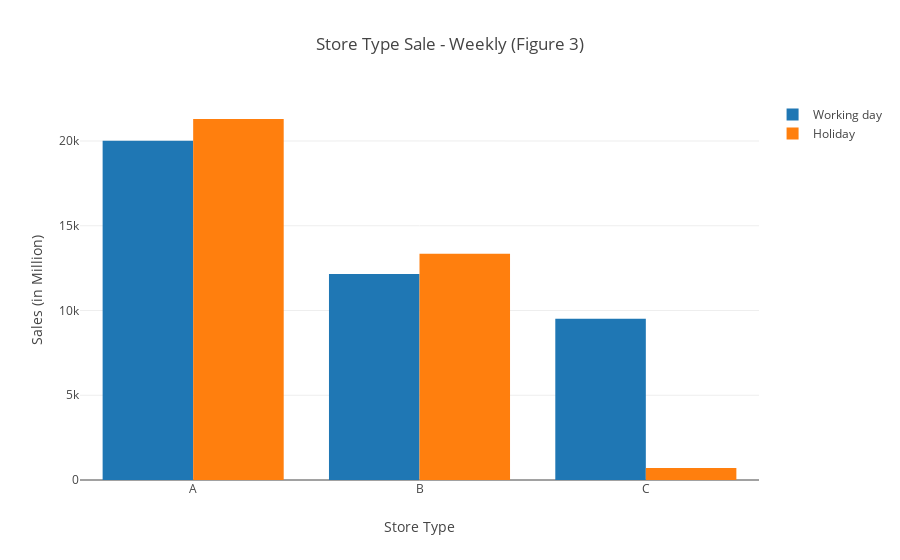

Source (notebook cell):
### Code cell
salesA_len= len(list(train.Weekly_Sales[train.Store_Type=="A"][train.IsHoliday==False]))
salesA_tot = train.Weekly_Sales[train.Store_Type=="A"][train.IsHoliday==False].sum()
salesA_avg = salesA_tot/ salesA_len

salesB_len= len(list(train.Weekly_Sales[train.Store_Type=="B"][train.IsHoliday==False]))
salesB_tot = train.Weekly_Sales[train.Store_Type=="B"][train.IsHoliday==False].sum()
salesB_avg = salesB_tot/ salesB_len

salesC_len= len(list(train.Weekly_Sales[train.Store_Type=="C"][train.IsHoliday==False]))
salesC_tot = train.Weekly_Sales[train.Store_Type=="C"][train.IsHoliday==False].sum()
salesC_avg = salesC_tot/ salesC_len

trace1 = go.Bar(
    x = sorted(list(set(train.Store_Type))),
    y = [salesA_avg, salesB_avg, salesC_avg],
    name = "Working day"
)

salesA_len= len(list(train.Weekly_Sales[train.Store_Type=="A"][train.IsHoliday==True]))
salesA_tot = train.Weekly_Sales[train.Store_Type=="A"][train.IsHoliday==True].sum()
salesA_avg = salesA_tot/ salesA_len

salesB_len= len(list(train.Weekly_Sales[train.Store_Type=="B"][train.IsHoliday==True]))
salesB_tot = train.Weekly_Sales[train.Store_Type=="B"][train.IsHoliday==True].sum()
salesB_avg = salesB_tot/ salesB_len

salesC_len= len(list(train.Weekly_Sales[train.Store_Type=="C"][train.IsHoliday==False]))
salesC_tot = train.Weekly_Sales[train.Store_Type=="C"][train.IsHoliday==True].sum()
salesC_avg = salesC_tot/ salesC_len

trace2 = go.Bar(
    x = sorted(list(set(train.Store_Type))),
    y = [salesA_avg, salesB_avg, salesC_avg],
    name = "Holiday"
)

data = [trace1, trace2]
layout = go.Layout(
    title = "Store Type Sale - Weekly (Figure 3)",
    barmode='group',
    showlegend=True,
    xaxis = dict(title = "Store Type"),
    yaxis = dict(title = " Sales (in Million)")
)

fig = go.Figure(data=data, layout=layout)
iplot(fig, show_link=True)

### Figure 1 — Plotly figure (JSON) as saved in the notebook; plotly's stock layout.template omitted (floating-point values rounded to 4 significant figures)
{"data": [{"name": "Working day", "type": "bar", "uid": "a432f2c0-d83f-11e8-a58f-a820660c6deb", "x": ["A", "B", "C"], "y": [20010.0, 12150.0, 9519.0]}, {"name": "Holiday", "type": "bar", "uid": "a432f49e-d83f-11e8-9f9d-a820660c6deb", "x": ["A", "B", "C"], "y": [21300.0, 13350.0, 712.9]}], "layout": {"barmode": "group", "showlegend": true, "title": "Store Type Sale - Weekly (Figure 3)", "xaxis": {"title": "Store Type"}, "yaxis": {"title": " Sales (in Million)"}}}
